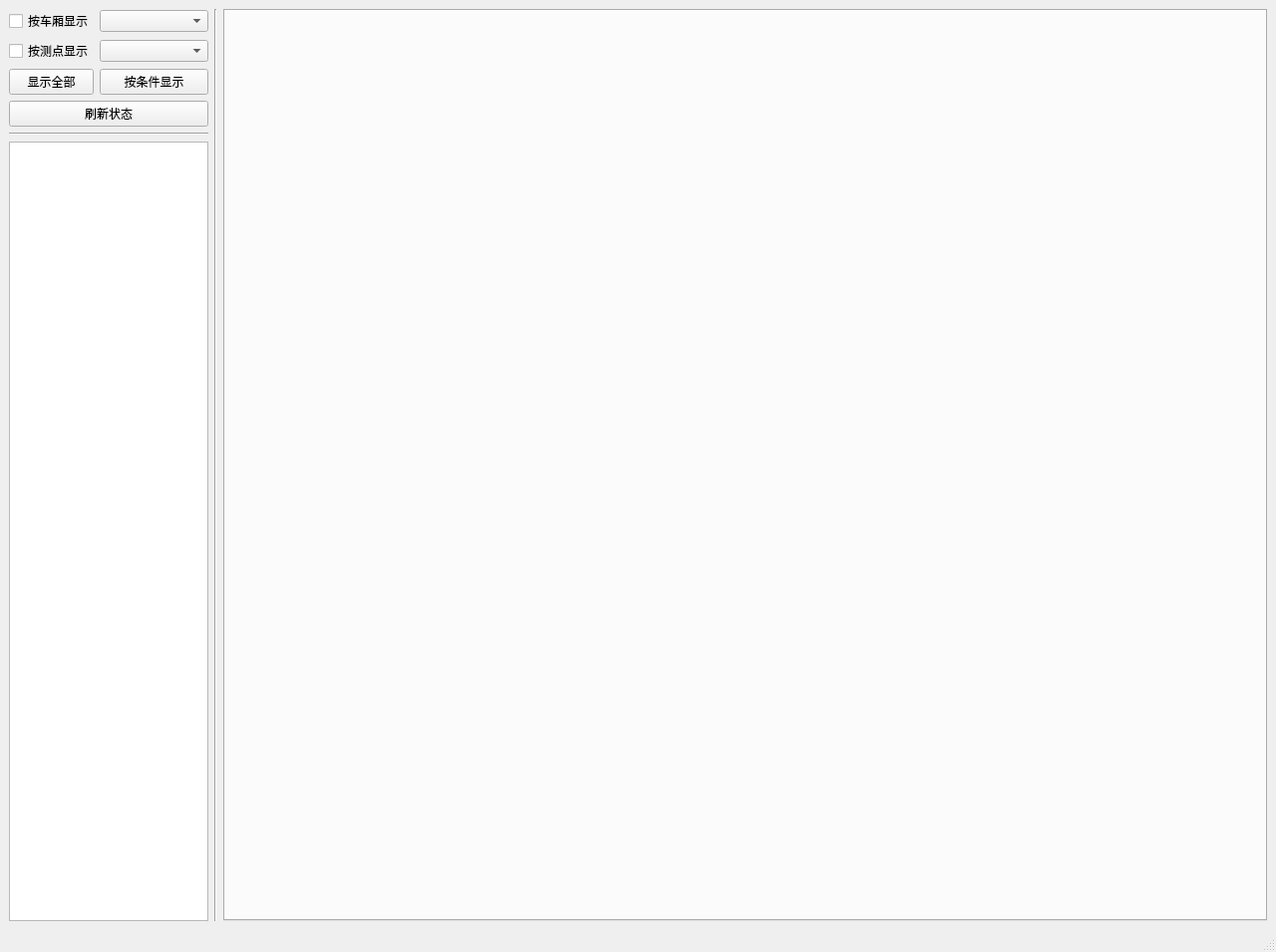
<?xml version="1.0" encoding="UTF-8"?>
<ui version="4.0">
 <class>MainWindow</class>
 <widget class="QMainWindow" name="MainWindow">
  <property name="geometry">
   <rect>
    <x>0</x>
    <y>0</y>
    <width>1280</width>
    <height>955</height>
   </rect>
  </property>
  <property name="windowTitle">
   <string>MainWindow</string>
  </property>
  <widget class="QWidget" name="centralwidget">
   <layout class="QGridLayout" name="gridLayout_2">
    <item row="0" column="0">
     <widget class="QWidget" name="widget" native="true">
      <property name="sizePolicy">
       <sizepolicy hsizetype="Fixed" vsizetype="Preferred">
        <horstretch>0</horstretch>
        <verstretch>0</verstretch>
       </sizepolicy>
      </property>
      <property name="focusPolicy">
       <enum>Qt::NoFocus</enum>
      </property>
      <layout class="QVBoxLayout" name="verticalLayout">
       <property name="spacing">
        <number>6</number>
       </property>
       <property name="leftMargin">
        <number>0</number>
       </property>
       <property name="topMargin">
        <number>0</number>
       </property>
       <property name="rightMargin">
        <number>0</number>
       </property>
       <property name="bottomMargin">
        <number>0</number>
       </property>
       <item>
        <widget class="QWidget" name="widget_2" native="true">
         <property name="sizePolicy">
          <sizepolicy hsizetype="Preferred" vsizetype="Preferred">
           <horstretch>0</horstretch>
           <verstretch>0</verstretch>
          </sizepolicy>
         </property>
         <layout class="QGridLayout" name="gridLayout">
          <property name="leftMargin">
           <number>0</number>
          </property>
          <property name="topMargin">
           <number>0</number>
          </property>
          <property name="rightMargin">
           <number>0</number>
          </property>
          <property name="bottomMargin">
           <number>0</number>
          </property>
          <item row="0" column="0">
           <widget class="QCheckBox" name="check_carriage">
            <property name="sizePolicy">
             <sizepolicy hsizetype="Fixed" vsizetype="Fixed">
              <horstretch>0</horstretch>
              <verstretch>0</verstretch>
             </sizepolicy>
            </property>
            <property name="text">
             <string>按车厢显示</string>
            </property>
           </widget>
          </item>
          <item row="2" column="1">
           <widget class="QPushButton" name="btn_query">
            <property name="text">
             <string>按条件显示</string>
            </property>
           </widget>
          </item>
          <item row="2" column="0">
           <widget class="QPushButton" name="btn_all">
            <property name="text">
             <string>显示全部</string>
            </property>
           </widget>
          </item>
          <item row="1" column="0">
           <widget class="QCheckBox" name="check_point">
            <property name="sizePolicy">
             <sizepolicy hsizetype="Fixed" vsizetype="Fixed">
              <horstretch>0</horstretch>
              <verstretch>0</verstretch>
             </sizepolicy>
            </property>
            <property name="text">
             <string>按测点显示</string>
            </property>
           </widget>
          </item>
          <item row="1" column="1">
           <widget class="QComboBox" name="combox_point"/>
          </item>
          <item row="0" column="1">
           <widget class="QComboBox" name="combox_carriage">
            <property name="sizePolicy">
             <sizepolicy hsizetype="Minimum" vsizetype="Fixed">
              <horstretch>0</horstretch>
              <verstretch>0</verstretch>
             </sizepolicy>
            </property>
           </widget>
          </item>
          <item row="3" column="0" colspan="2">
           <widget class="QPushButton" name="btn_flushstate">
            <property name="text">
             <string>刷新状态</string>
            </property>
           </widget>
          </item>
         </layout>
        </widget>
       </item>
       <item>
        <widget class="Line" name="line">
         <property name="sizePolicy">
          <sizepolicy hsizetype="Minimum" vsizetype="Fixed">
           <horstretch>0</horstretch>
           <verstretch>0</verstretch>
          </sizepolicy>
         </property>
         <property name="orientation">
          <enum>Qt::Horizontal</enum>
         </property>
        </widget>
       </item>
       <item>
        <widget class="CustomListView" name="listView">
         <property name="sizePolicy">
          <sizepolicy hsizetype="Fixed" vsizetype="Expanding">
           <horstretch>0</horstretch>
           <verstretch>0</verstretch>
          </sizepolicy>
         </property>
         <property name="maximumSize">
          <size>
           <width>200</width>
           <height>16777215</height>
          </size>
         </property>
        </widget>
       </item>
      </layout>
     </widget>
    </item>
    <item row="0" column="1">
     <widget class="Line" name="line_3">
      <property name="orientation">
       <enum>Qt::Vertical</enum>
      </property>
     </widget>
    </item>
    <item row="0" column="2">
     <widget class="DroppableTabWidget" name="tabWidget"/>
    </item>
   </layout>
  </widget>
  <widget class="QMenuBar" name="menubar">
   <property name="geometry">
    <rect>
     <x>0</x>
     <y>0</y>
     <width>1280</width>
     <height>23</height>
    </rect>
   </property>
  </widget>
  <widget class="QStatusBar" name="statusbar"/>
 </widget>
 <customwidgets>
  <customwidget>
   <class>CustomListView</class>
   <extends>QListView</extends>
   <header location="global">customlistview.h</header>
  </customwidget>
  <customwidget>
   <class>DroppableTabWidget</class>
   <extends>QTabWidget</extends>
   <header location="global">droppabletabwidget.h</header>
   <container>1</container>
  </customwidget>
 </customwidgets>
 <resources/>
 <connections/>
</ui>
